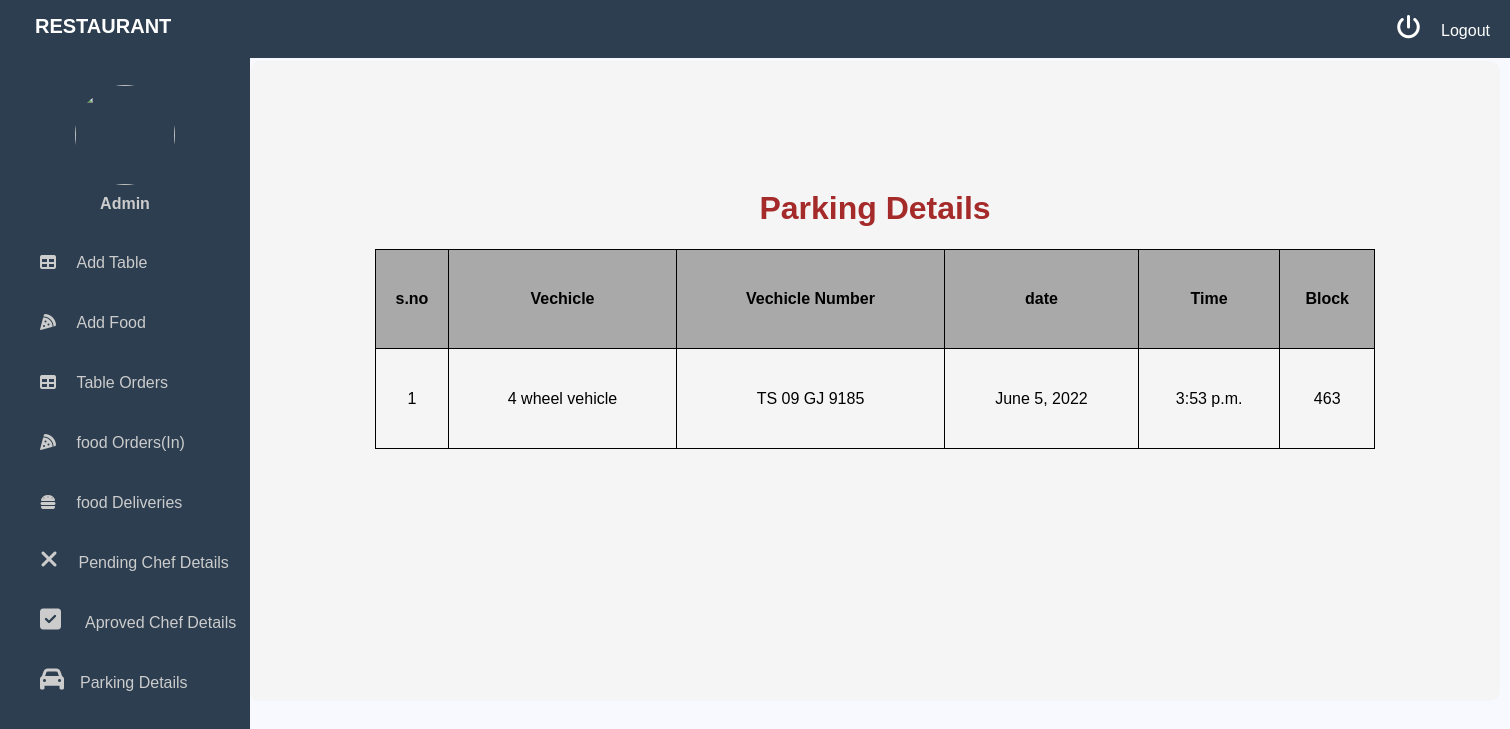
The page /admin-parking-details/ (signed in) on the database as committed earlier.
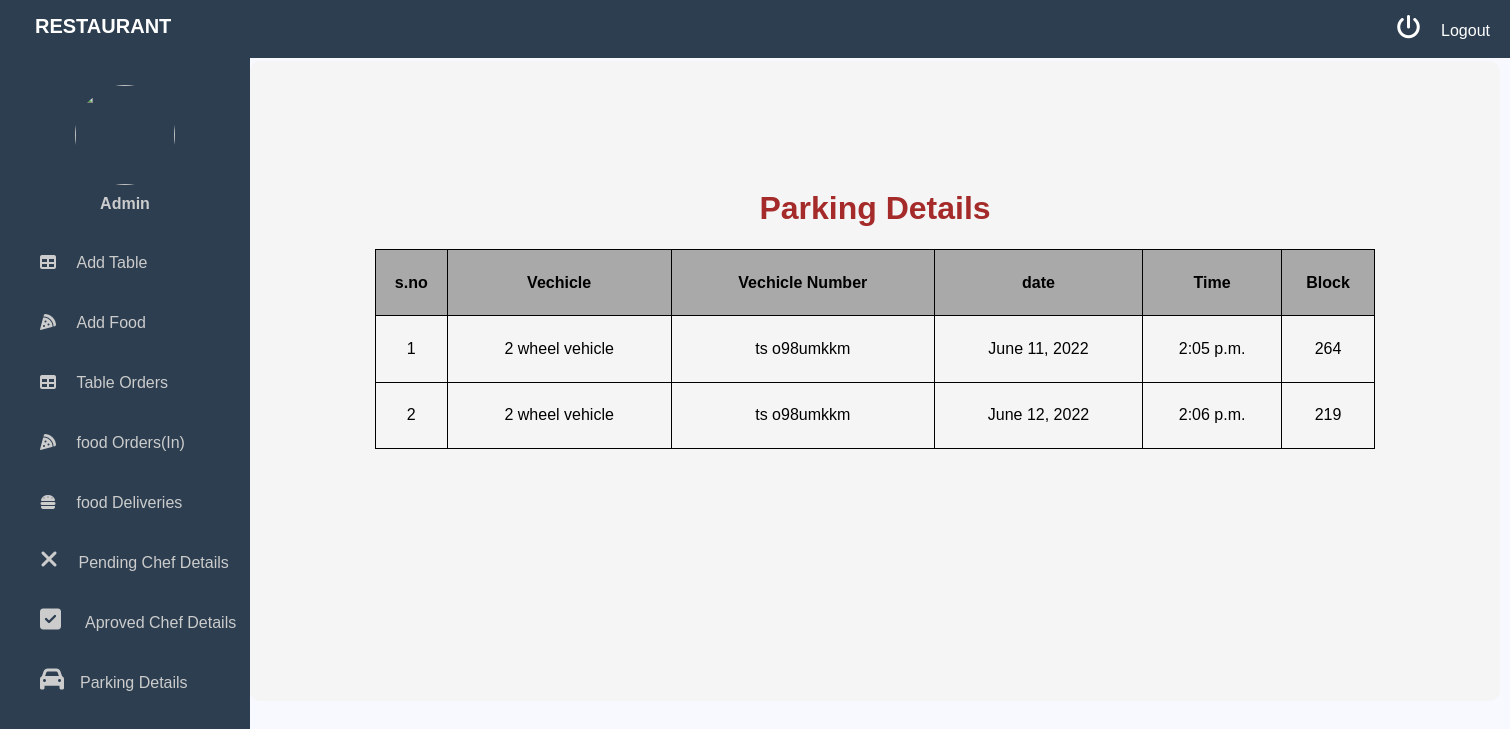
The same page on the database as committed later.
### customer/models.py (models this page shows, shortened)
class FoodOrder(models.Model):
    customer=models.ForeignKey(Customer,on_delete=models.CASCADE,null=True)
    food=models.ForeignKey(ReserveFood,on_delete=models.CASCADE,null=True)
    table=models.ForeignKey(TableOrder,on_delete=models.CASCADE,null=True,blank=True)
    checked=models.BooleanField(blank=True,null=True)
    food_quantity=models.IntegerField(choices=quantity,null=True,blank=True)
    total_price=models.IntegerField(null=True,blank=True)
    parking=models.ForeignKey(Parking,on_delete=models.CASCADE,null=True,blank=True)
    address1=models.CharField(max_length=400,blank=True)
    address2=models.CharField(max_length=400,blank=True)
    city=models.CharField(max_length=400,blank=True)
    state=models.CharField(max_length=200,blank=True)
    pincode=models.PositiveIntegerField(null=True,blank=True)

class Parking(models.Model):
    customer=models.ForeignKey(Customer,on_delete=models.CASCADE)
    vehicle_type=models.CharField(max_length=100)
    vehicle_number=models.CharField(max_length=100)
    block=models.PositiveIntegerField(null=True)
    price=models.PositiveIntegerField(null=True)

class TableOrder(models.Model):
    table=models.ForeignKey(ReserveTable,on_delete=models.CASCADE,null=True)
    customer=models.ForeignKey(Customer,on_delete=models.CASCADE,null=True)
    seater=models.IntegerField(choices=seater_choices,null=True)
    date=models.DateField(null=True)
    pre_time=models.TimeField(null=True)
    time=models.TimeField(null=True)
    out_time=models.TimeField(null=True)

### core/views.py (the view)
# urls.py: path('admin-parking-details/',views.admin_parking_details,name='admin-parking-details'),
@login_required(login_url='admin-sign-in')
def admin_parking_details(request):
    food_orders=FoodOrder.objects.filter(~Q(parking=None))
    return render(request,'admin/parking.html',{'foodorders':food_orders})

### templates/admin/parking.html (shortened to what this page needs)
<!DOCTYPE html>
<html lang="en">
<head>
    <link rel="stylesheet" href=" https://cdnjs.cloudflare.com/ajax/libs/font-awesome/5.12.1/css/all.min.css">
    <link rel="stylesheet" href="https://cdnjs.cloudflare.com/ajax/libs/font-awesome/4.7.0/css/font-awesome.min.css">
</head>
<body>
{% include 'admin/base.html' %}
<div class="container"><br><br><br><br><br><br>
<center><h1> Parking Details</h1></center>
<table border="1" height="200" width="1000" align="center" >
<tr align="center" background-color="blue">
    <th >s.no</th>  <th>Vechicle</th>   <th>Vechicle Number </th>  <th>date</th><th>Time</th>   <th>Block</th>
</tr>
{% for food in foodorders %}
{% if food.parking %}
<tr align="center" >
    <td>{{forloop.counter}}</td>  <td>{{food.parking.vehicle_type}}</td>   <td>{{food.parking.vehicle_number}}</td>  <td>{{food.table.date}}</td> <td>{{food.table.time}}</td>  <td>{{food.parking.block}}</td>
</tr>
{% endif %}
{% endfor %}
</div>
</body>
</html>

Rows that differ between the two databases and show on the page:
removed FoodOrder: parking.vehicle_type "4 wheel vehicle", parking.vehicle_number "TS 09 GJ 9185", table "June 5, 2022", table.time "3:53 p.m.", parking.block "463"
added FoodOrder: parking.vehicle_type "2 wheel vehicle", parking.vehicle_number "ts o98umkkm", table "June 11, 2022", table.time "2:05 p.m.", parking.block "264"
added FoodOrder: parking.vehicle_type "2 wheel vehicle", parking.vehicle_number "ts o98umkkm", table "June 12, 2022", table.time "2:06 p.m.", parking.block "219"
